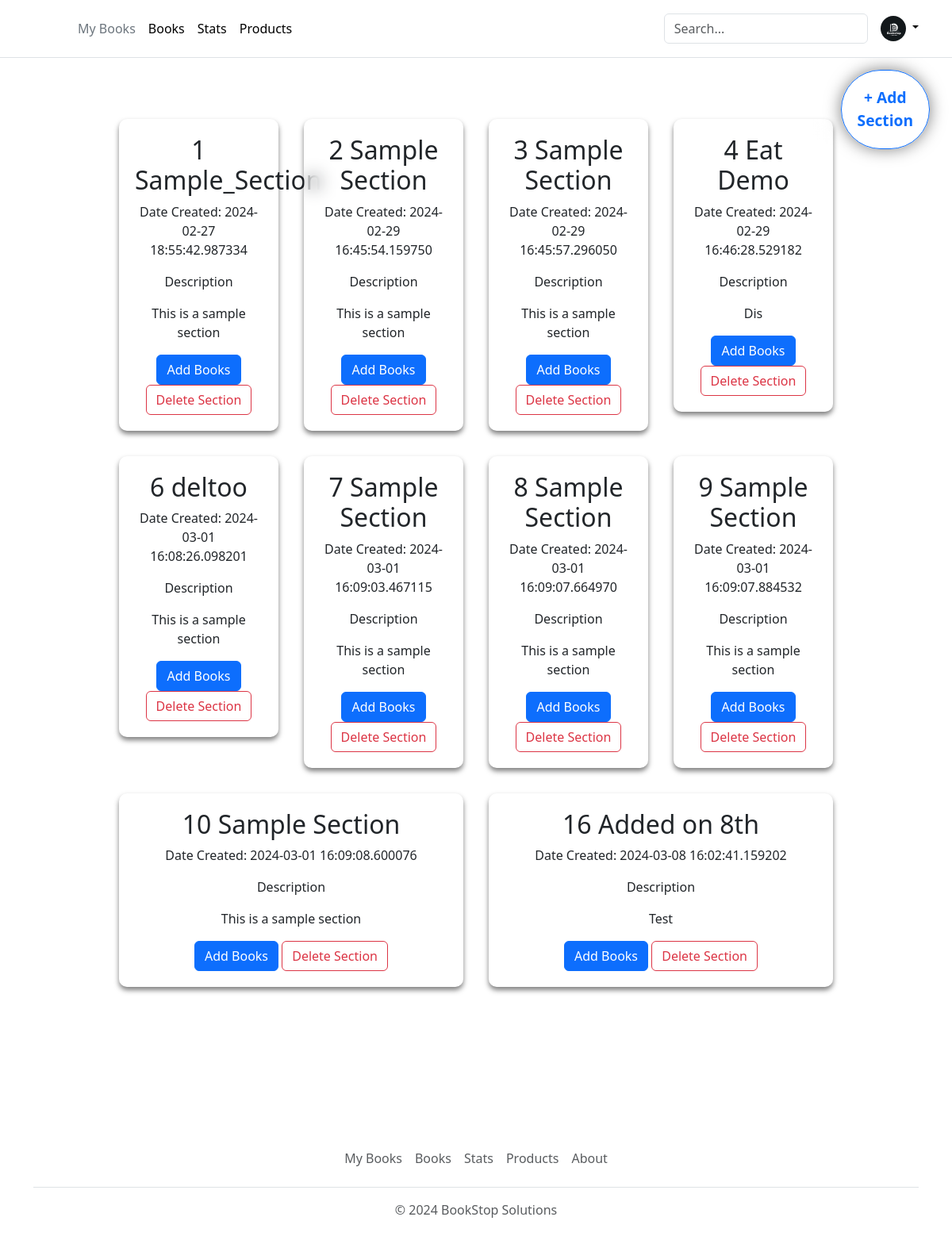
Page /add-section on the earlier database version.
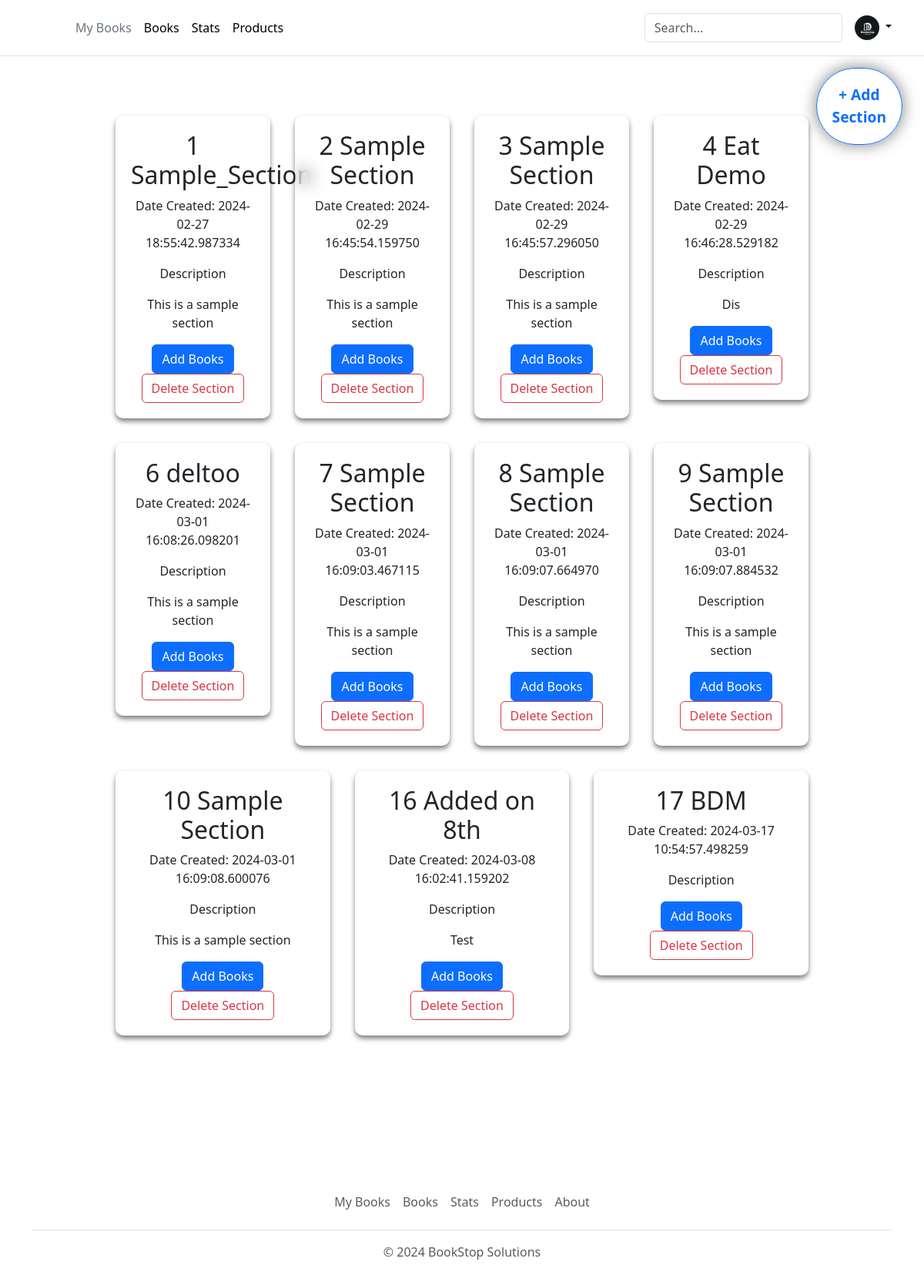
Same page on the later database version.
### app.py (models this page shows)
class Section(db.Model):
    __tablename__ = 'section'
    SectionId = db.Column(db.Integer, autoincrement=True, primary_key=True)
    Title = db.Column(db.String(50), nullable=False)
    CreatedDate = db.Column(db.DateTime, nullable=False, default=datetime.datetime.utcnow)
    Description = db.Column(db.Text, nullable=False)
    ImageLink = db.Column(db.String(255))

### app.py (the view)
@app.route("/add-section", methods = ["GET","POST"])
def addSection():
    if request.method == 'POST':
        data = request.form.to_dict()
        section = Section(Title=data['section'], Description=data['text'])
        db.session.add(section)
        db.session.commit()
        print(data)
        section = Section.query.all()
        return render_template("add-section.html", section = section)
    else:
        section = Section.query.all()
        return render_template("add-section.html", section = section)

### templates/add-section.html (shortened to what this page needs)
<!DOCTYPE html>
<html lang="en">
  <head>
    <link rel="stylesheet" href="/static/add-section.css" />
    {% include 'bootstrap.html' %}
  </head>
  <body>
    <div>
      {% include 'header.html' %}
      <div>
        <button type="button" id="addSection" class="btn btn-outline-primary">
          + Add<br />Section
        </button>
        <div class="main-container">
          {% for sec in section %}
          <div class="section-container" id="{{ sec.SectionId }}">
            <h2>{{ sec.SectionId }} {{ sec.Title }}</h2>
            <p>Date Created: {{ sec.CreatedDate }}</p>
            <div>
              <p>Description</p>
              <p>{{ sec.Description }}</p>
            </div>
            <button
              type="button"
              id="addBook{{ sec.SectionId }}"
              class="btn btn-primary"
            >
              Add Books
            </button>
            <form
              action="{{ url_for('deleteSection', sectionId=sec.SectionId) }}"
              method="post"
              style="display: inline"
            >
              <button type="submit" class="btn btn-outline-danger">
                Delete Section
              </button>
            </form>
          </div>
          {% include 'addBookPopup.html' %}{% endfor %}
        </div>
      </div>
      {% include 'footer.html' %}
    </div>
  </body>
</html>

Differences in the rows shown:
added Section: SectionId "17", Title "BDM", CreatedDate "2024-03-17 10:54:57.498259"
